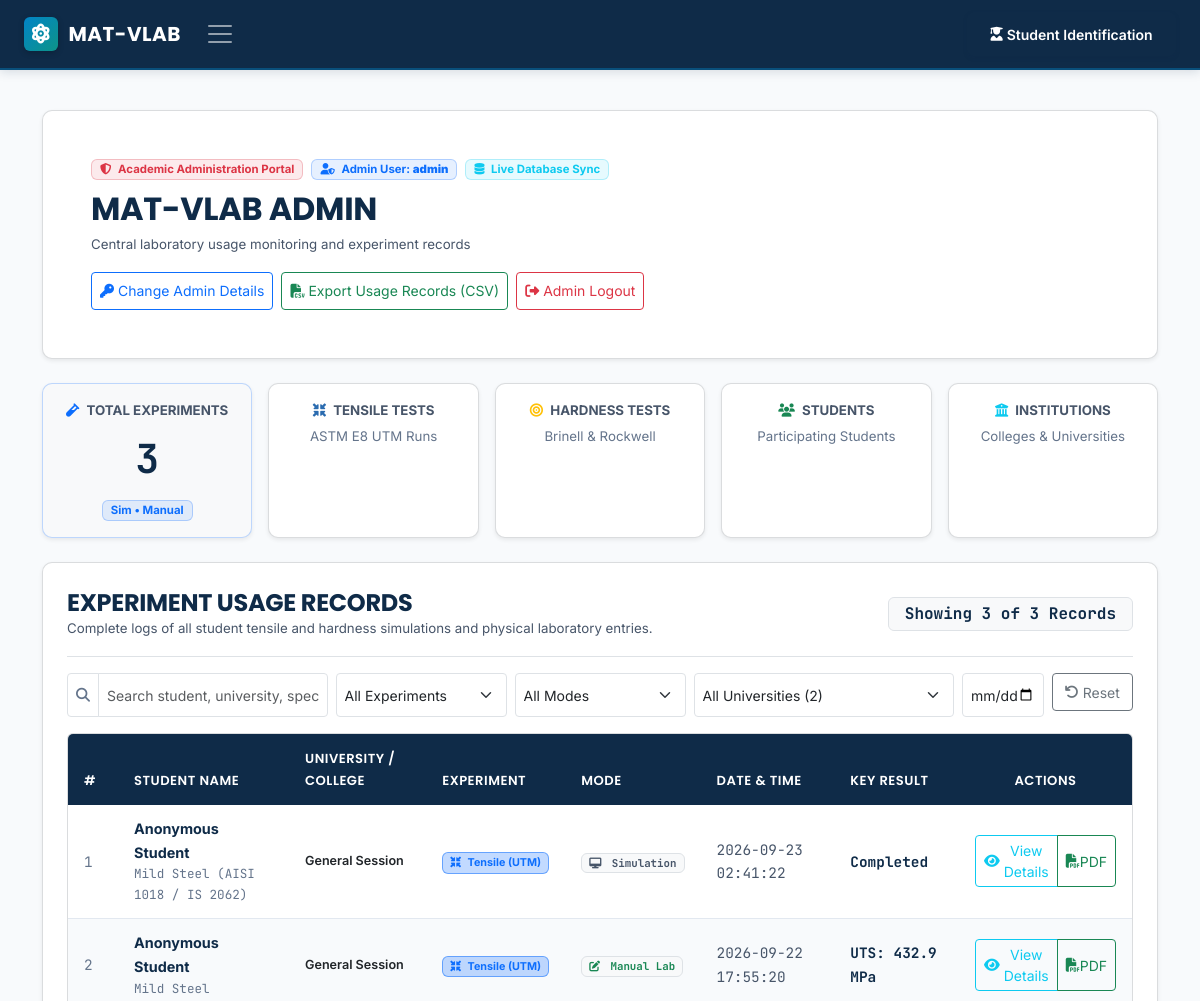
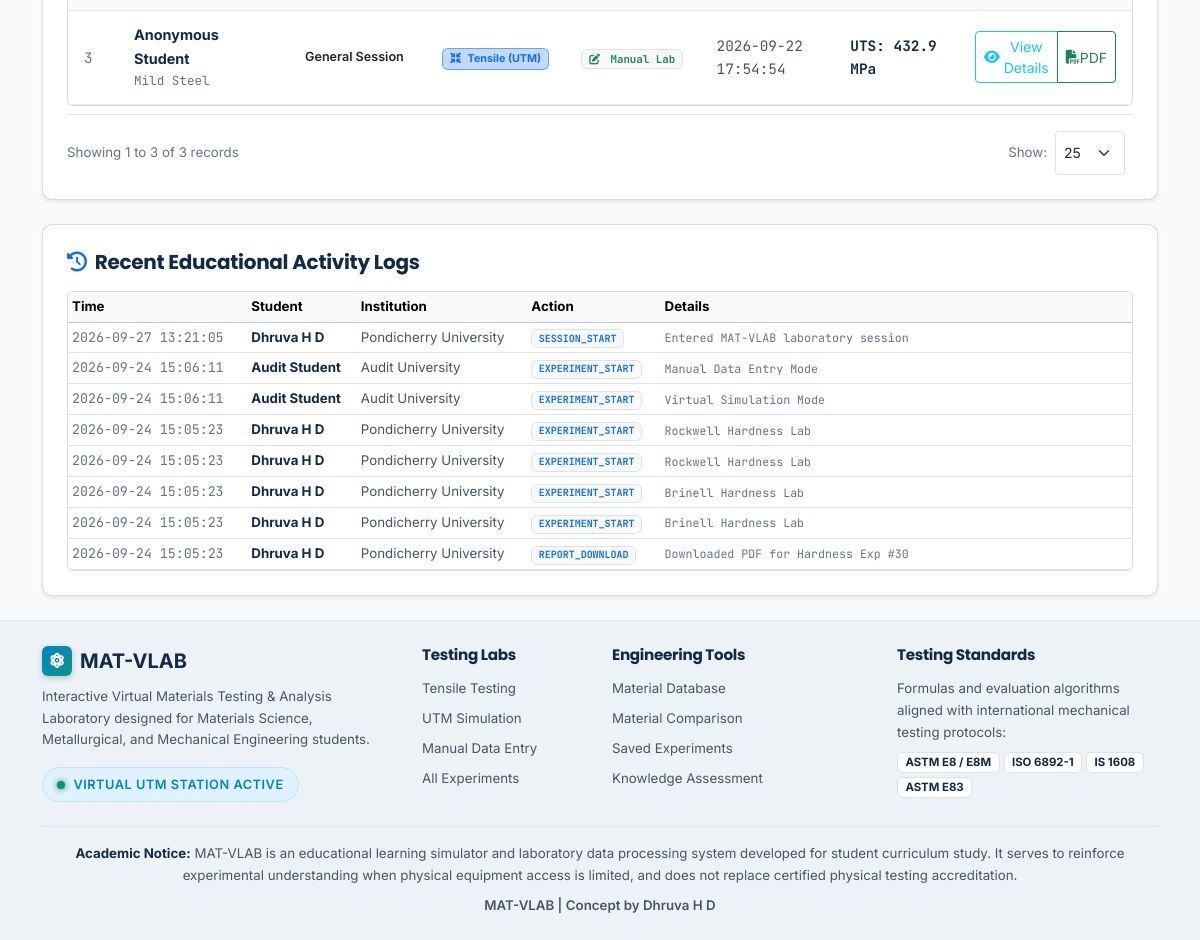
/admin/records (signed in), run on the app's committed database (2 pictures, top to bottom).
### tables this page shows
CREATE TABLE admin_credentials (
    id INTEGER PRIMARY KEY AUTOINCREMENT,
    username TEXT NOT NULL,
    password_hash TEXT NOT NULL,
    updated_at TIMESTAMP DEFAULT CURRENT_TIMESTAMP
);

CREATE TABLE experiments (
        id INTEGER PRIMARY KEY AUTOINCREMENT,
        title TEXT NOT NULL,
        experiment_type TEXT NOT NULL,
        mode TEXT NOT NULL, -- 'VIRTUAL_SIMULATION' or 'MANUAL_ENTRY'
        material_name TEXT NOT NULL,
        original_diameter REAL NOT NULL,
        original_gauge_length REAL NOT NULL,
        final_gauge_length REAL,
        final_diameter REAL,
        notes TEXT,
        created_at TIMESTAMP DEFAULT CURRENT_TIMESTAMP
    , student_id TEXT, student_name TEXT, university TEXT, session_id TEXT);

CREATE TABLE experiment_results (
        id INTEGER PRIMARY KEY AUTOINCREMENT,
        experiment_id INTEGER UNIQUE NOT NULL,
        cross_sectional_area REAL NOT NULL,
        youngs_modulus_gpa REAL,
        yield_strength_mpa REAL,
        uts_mpa REAL,
        max_load_n REAL,
        elongation_pct REAL,
        reduction_area_pct REAL,
        modulus_of_resilience_mj_m3 REAL,
        toughness_mj_m3 REAL,
        conclusion TEXT,
        FOREIGN KEY (experiment_id) REFERENCES experiments (id) ON DELETE CASCADE
    );

CREATE TABLE activity_logs (
        id INTEGER PRIMARY KEY AUTOINCREMENT,
        student_id TEXT,
        activity_type TEXT NOT NULL, -- 'EXPERIMENT_START', 'EXPERIMENT_SAVE', 'QUIZ_ATTEMPT', 'REPORT_DOWNLOAD'
        details TEXT,
        created_at TIMESTAMP DEFAULT CURRENT_TIMESTAMP
    , student_name TEXT, university TEXT, session_id TEXT);

### app.py (the view)
@app.route('/portal-admin')
@app.route('/portal-admin/records')
@app.route('/admin')
@app.route('/admin/records')
@admin_required
def admin_dashboard():
    search_q = request.args.get('q', '').strip()
    selected_uni = request.args.get('university', '').strip()
    selected_type = request.args.get('type', '').strip()
    selected_mode = request.args.get('mode', '').strip()
    selected_date = request.args.get('date', '').strip()
    data = get_admin_dashboard_data(
        search_query=search_q if search_q else None,
        university=selected_uni if selected_uni and selected_uni != 'ALL' else None,
        exp_type=selected_type if selected_type and selected_type != 'ALL' else None,
        mode=selected_mode if selected_mode and selected_mode != 'ALL' else None,
        date_query=selected_date if selected_date else None
    )
    admin_creds = get_admin_credentials()
    return render_template(
        'admin.html',
        active_page='admin',
        stats=data,
        records=data['records'],
        total_records=data['total_records_count'],
        search_q=search_q,
        selected_uni=selected_uni,
        selected_type=selected_type,
        selected_mode=selected_mode,
        selected_date=selected_date,
        admin_creds=admin_creds
    )

### templates/admin.html (shortened to what this page needs)
{% extends "base.html" %}
{% block content %}
<div class="container py-4">
  <div class="lab-card p-4 p-md-5 mb-4 border border-secondary border-opacity-25 shadow-sm">
    <div class="d-flex justify-content-between align-items-center flex-wrap gap-3">
      <div>
        <div class="d-flex align-items-center gap-2 mb-2 flex-wrap">
          <span class="badge bg-danger bg-opacity-10 text-danger border border-danger border-opacity-25 px-2 py-1 fw-bold">
            <i class="fas fa-shield-alt me-1"></i> Academic Administration Portal
          </span>
          <span class="badge bg-primary bg-opacity-10 text-primary border border-primary border-opacity-25 px-2 py-1">
            <i class="fas fa-user-shield me-1"></i> Admin User: <strong>{{ session.get('admin_username') or (admin_creds.username if admin_creds else 'admin') }}</strong>
          </span>
          <span class="badge bg-info bg-opacity-10 text-info border border-info border-opacity-25 px-2 py-1">
            <i class="fas fa-database me-1"></i> Live Database Sync
          </span>
        </div>
        <h1 class="fw-bold text-navy fs-2 mb-1">MAT-VLAB ADMIN</h1>
        <p class="text-secondary small mb-0">
          Central laboratory usage monitoring and experiment records
        </p>
      </div>
      <div class="d-flex flex-wrap gap-2">
        <button type="button" class="btn btn-sm btn-outline-primary" data-bs-toggle="modal" data-bs-target="#adminCredentialsModal">
          <i class="fas fa-key me-1"></i> Change Admin Details
        </button>
        <a href="{{ url_for('admin_export_csv') }}" class="btn btn-sm btn-outline-success">
          <i class="fas fa-file-csv me-1"></i> Export Usage Records (CSV)
        </a>
        <a href="{{ url_for('admin_logout') }}" class="btn btn-sm btn-outline-danger">
          <i class="fas fa-sign-out-alt me-1"></i> Admin Logout
        </a>
      </div>
    </div>
  </div>
  <div class="row g-3 mb-4">
    <div class="col-sm-6 col-lg">
      <div class="lab-card p-3 border border-primary border-opacity-25 shadow-sm text-center bg-light h-100">
        <div class="text-secondary small fw-bold text-uppercase mb-1 tracking-wider">
          <i class="fas fa-vial me-1 text-primary"></i> Total Experiments
        </div>
        <div class="fs-1 fw-bold text-navy font-mono mb-1">
          {{ stats.total_experiments }}
        </div>
        <div class="badge bg-primary bg-opacity-10 text-primary border border-primary border-opacity-25 px-2 py-1 small">
          {{ stats.total_sim }} Sim • {{ stats.total_manual }} Manual
        </div>
      </div>
    </div>
    <div class="col-sm-6 col-lg">
      <div class="lab-card p-3 border border-secondary border-opacity-25 shadow-sm text-center h-100">
        <div class="text-secondary small fw-bold text-uppercase mb-1 tracking-wider">
          <i class="fas fa-compress-arrows-alt me-1 text-steel"></i> Tensile Tests
        </div>
        <div class="small text-muted">ASTM E8 UTM Runs</div>
      </div>
    </div>
    <div class="col-sm-6 col-lg">
      <div class="lab-card p-3 border border-secondary border-opacity-25 shadow-sm text-center h-100">
        <div class="text-secondary small fw-bold text-uppercase mb-1 tracking-wider">
          <i class="fas fa-bullseye me-1 text-warning"></i> Hardness Tests
        </div>
        <div class="small text-muted">Brinell &amp; Rockwell</div>
      </div>
    </div>
    <div class="col-sm-6 col-lg">
      <div class="lab-card p-3 border border-secondary border-opacity-25 shadow-sm text-center h-100">
        <div class="text-secondary small fw-bold text-uppercase mb-1 tracking-wider">
          <i class="fas fa-users me-1 text-success"></i> Students
        </div>
        <div class="small text-muted">Participating Students</div>
      </div>
    </div>
    <div class="col-sm-6 col-lg">
      <div class="lab-card p-3 border border-secondary border-opacity-25 shadow-sm text-center h-100">
        <div class="text-secondary small fw-bold text-uppercase mb-1 tracking-wider">
          <i class="fas fa-university me-1 text-info"></i> Institutions
        </div>
        <div class="small text-muted">Colleges &amp; Universities</div>
      </div>
    </div>
  </div>
  <div class="lab-card p-4 border border-secondary border-opacity-25 shadow-sm mb-4">
    <div class="d-flex justify-content-between align-items-center flex-wrap gap-3 pb-3 mb-3 border-bottom">
      <div>
        <h3 class="fw-bold text-navy fs-4 mb-0">EXPERIMENT USAGE RECORDS</h3>
        <p class="text-secondary small mb-0">
          Complete logs of all student tensile and hardness simulations and physical laboratory entries.
        </p>
      </div>
      <div>
        <span class="badge bg-light text-navy border px-3 py-2 fs-6 font-mono" id="showingCountBadge">
        </span>
      </div>
    </div>
    <div class="row g-2 mb-3">
      <div class="col-md-3">
        <div class="input-group input-group-sm">
          <span class="input-group-text bg-white text-muted">
            <i class="fas fa-search"></i>
          </span>
          <input
            type="text"
            class="form-control"
            id="recordSearchInput"
            placeholder="Search student, university, specimen..."
            value="{{ search_q }}"
          >
        </div>
      </div>
      <div class="col-md-2">
        <select class="form-select form-select-sm" id="typeFilter">
          <option value="">All Experiments</option>
        </select>
      </div>
      <div class="col-md-2">
        <select class="form-select form-select-sm" id="modeFilter">
          <option value="">All Modes</option>
        </select>
      </div>
      <div class="col-md-3">
        <select class="form-select form-select-sm" id="universityFilter">
          <option value="">All Universities ({{ stats.universities|length }})</option>
        </select>
      </div>
      <div class="col-md-1">
        <input type="date" class="form-control form-control-sm" id="dateFilter" value="{{ selected_date }}" title="Filter by date">
      </div>
      <div class="col-md-1">
        <button class="btn btn-sm btn-outline-secondary w-100" id="resetFiltersBtn" title="Reset all filters">
          <i class="fas fa-undo me-1"></i> Reset
        </button>
      </div>
    </div>
    <div class="table-responsive rounded border border-secondary border-opacity-25">
      <table class="table table-lab table-hover align-middle mb-0" id="usageRecordsTable">
        <thead>
          <tr>
            <th style="width: 50px;">#</th>
            <th>Student Name</th>
            <th>University / College</th>
            <th>Experiment</th>
            <th>Mode</th>
            <th>Date &amp; Time</th>
            <th>Key Result</th>
            <th class="text-center" style="width: 170px;">Actions</th>
          </tr>
        </thead>
        <tbody id="recordsTableBody">
          {% for r in records %}
          <tr class="record-row"
              data-student="{{ r.student_name|lower }}"
              data-uni="{{ r.university|lower }}"
              data-type="{% if 'tensile' in r.exp_type|lower %}tensile{% elif 'brinell' in r.exp_type|lower %}brinell{% elif 'rockwell' in r.exp_type|lower %}rockwell{% else %}other{% endif %}"
              data-mode="{% if 'simulation' in r.mode|lower %}simulation{% else %}manual{% endif %}"
              data-date="{{ r.created_at[:10] if r.created_at else '' }}"
              data-material="{{ r.material_name|lower if r.material_name else '' }}">
            <td class="font-mono text-muted small">{{ loop.index }}</td>
            <td>
              <div class="fw-bold text-navy">{{ r.student_name }}</div>
              <div class="small text-muted font-mono">{{ r.material_name }}</div>
            </td>
            <td>
              <div class="text-dark small fw-semibold">{{ r.university }}</div>
            </td>
            <td>
              {% if 'tensile' in r.exp_type|lower %}
              <span class="badge bg-primary bg-opacity-25 text-primary border border-primary border-opacity-50">
                <i class="fas fa-compress-arrows-alt me-1"></i> Tensile (UTM)
              </span>
              {% elif 'brinell' in r.exp_type|lower %}
              <span class="badge bg-warning bg-opacity-25 text-warning border border-warning border-opacity-50">
                <i class="fas fa-circle me-1"></i> Brinell
              </span>
              {% else %}
              <span class="badge bg-danger bg-opacity-25 text-danger border border-danger border-opacity-50">
                <i class="fas fa-gem me-1"></i> Rockwell
              </span>
              {% endif %}
            </td>
            <td>
              {% if 'simulation' in r.mode|lower %}
              <span class="badge bg-light text-secondary border font-mono small">
                <i class="fas fa-desktop me-1"></i> Simulation
              </span>
              {% else %}
              <span class="badge bg-light text-success border font-mono small">
                <i class="fas fa-edit me-1"></i> Manual Lab
              </span>
              {% endif %}
            </td>
            <td class="text-secondary small font-mono">
              {{ r.created_at }}
            </td>
            <td>
              <span class="fw-bold font-mono text-navy">{{ r.key_result }}</span>
            </td>
            <td class="text-center">
              <div class="btn-group btn-group-sm">
                <button type="button" class="btn btn-outline-info" title="View Detailed Record" onclick="viewRecordDetails('{{ r.table }}', {{ r.id }})">
                  <i class="fas fa-eye me-1"></i> View Details
                </button>
                <a href="{{ r.report_url }}" target="_blank" class="btn btn-outline-success" title="Download Official PDF Report">
                  <i class="fas fa-file-pdf"></i> PDF
                </a>
              </div>
            </td>
          </tr>
          {% endfor %}
        </tbody>
      </table>
    </div>
    <div class="d-flex justify-content-between align-items-center flex-wrap gap-2 pt-3 mt-2 border-top">
      <div class="small text-muted" id="paginationSummary">
      </div>
      <div class="d-flex align-items-center gap-2">
        <label for="perPageSelect" class="small text-muted mb-0">Show:</label>
        <select class="form-select form-select-sm" id="perPageSelect" style="width: auto;">
          <option value="25" selected>25</option>
        </select>
      </div>
    </div>
  </div>
  <div class="row g-3">
    <div class="col-12">
      <div class="lab-card p-4 border border-secondary border-opacity-25 shadow-sm">
        <h5 class="fw-bold text-navy mb-3">
          <i class="fas fa-history me-2 text-primary"></i>Recent Educational Activity Logs
        </h5>
        <div class="table-responsive rounded border border-secondary border-opacity-25" style="max-height: 280px; overflow-y: auto;">
          <table class="table table-sm table-hover align-middle mb-0 small">
            <thead class="table-light">
              <tr>
                <th>Time</th>
                <th>Student</th>
                <th>Institution</th>
                <th>Action</th>
                <th>Details</th>
              </tr>
            </thead>
            <tbody>
              {% for act in stats.recent_activity_logs %}
              <tr>
                <td class="text-muted font-mono" style="white-space: nowrap;">{{ act.created_at[:19] if act.created_at else '—' }}</td>
                <td class="fw-bold text-navy">{{ act.name }}</td>
                <td class="text-secondary">{{ act.university }}</td>
                <td>
                  <span class="badge bg-light text-primary border font-mono">{{ act.activity_type }}</span>
                </td>
                <td class="text-muted font-mono small">{{ act.details }}</td>
              </tr>
              {% else %}
              <tr><td colspan="5" class="text-center text-muted py-3">No activity recorded yet</td></tr>
              {% endfor %}
            </tbody>
          </table>
        </div>
      </div>
    </div>
  </div>
</div>
{% endblock %}

### data on the page
admin_credentials: get "admin"
experiments: student_name "Anonymous Student", material_name "Mild Steel (AISI 1018 / IS 2062)", university "General Session", shows "Simulation", created_at "2026-09-23 02:41:22", key_result "Completed"
experiment_results: student_name "Anonymous Student", material_name "Mild Steel", university "General Session", shows "Manual Lab", created_at "2026-09-22 17:55:20", key_result "UTS: 432.9 MPa"
experiment_results: student_name "Anonymous Student", material_name "Mild Steel", university "General Session", shows "Manual Lab", created_at "2026-09-22 17:54:54", key_result "UTS: 432.9 MPa"
activity_logs: created_at "2026-09-27 13:21:05", name "Dhruva H D", university "Pondicherry University", activity_type "SESSION_START", details "Entered MAT-VLAB laboratory session"
activity_logs: created_at "2026-09-24 15:06:11", name "Audit Student", university "Audit University", activity_type "EXPERIMENT_START", details "Manual Data Entry Mode"
activity_logs: created_at "2026-09-24 15:06:11", name "Audit Student", university "Audit University", activity_type "EXPERIMENT_START", details "Virtual Simulation Mode"
activity_logs: created_at "2026-09-24 15:05:23", name "Dhruva H D", university "Pondicherry University", activity_type "EXPERIMENT_START", details "Rockwell Hardness Lab"
activity_logs: created_at "2026-09-24 15:05:23", name "Dhruva H D", university "Pondicherry University", activity_type "EXPERIMENT_START", details "Rockwell Hardness Lab"
activity_logs: created_at "2026-09-24 15:05:23", name "Dhruva H D", university "Pondicherry University", activity_type "EXPERIMENT_START", details "Brinell Hardness Lab"
activity_logs: created_at "2026-09-24 15:05:23", name "Dhruva H D", university "Pondicherry University", activity_type "EXPERIMENT_START", details "Brinell Hardness Lab"
activity_logs: created_at "2026-09-24 15:05:23", name "Dhruva H D", university "Pondicherry University", activity_type "REPORT_DOWNLOAD", details "Downloaded PDF for Hardness Exp #30"

### other printed values
{{ stats.total_experiments }} "3"
